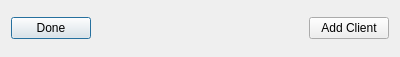
<?xml version="1.0" encoding="UTF-8"?>
<ui version="4.0">
 <class>ListConfiguration</class>
 <widget class="QDialog" name="ListConfiguration">
  <property name="geometry">
   <rect>
    <x>0</x>
    <y>0</y>
    <width>400</width>
    <height>57</height>
   </rect>
  </property>
  <property name="windowTitle">
   <string>Configuration List</string>
  </property>
  <layout class="QVBoxLayout" name="verticalLayout">
   <item>
    <layout class="QGridLayout" name="clientsGridLayout"/>
   </item>
   <item>
    <layout class="QHBoxLayout" name="horizontalLayout">
     <item>
      <widget class="QPushButton" name="pushButton_Done">
       <property name="text">
        <string>Done</string>
       </property>
      </widget>
     </item>
     <item>
      <spacer name="horizontalSpacer">
       <property name="orientation">
        <enum>Qt::Horizontal</enum>
       </property>
       <property name="sizeHint" stdset="0">
        <size>
         <width>40</width>
         <height>20</height>
        </size>
       </property>
      </spacer>
     </item>
     <item>
      <widget class="QPushButton" name="pushButton_Add_Client">
       <property name="text">
        <string>Add Client</string>
       </property>
      </widget>
     </item>
    </layout>
   </item>
  </layout>
 </widget>
 <resources/>
 <connections/>
</ui>
